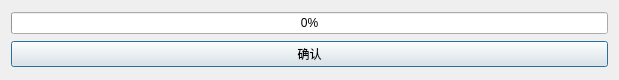
<?xml version="1.0" encoding="UTF-8"?>
<ui version="4.0">
 <class>filerecv</class>
 <widget class="QDialog" name="filerecv">
  <property name="geometry">
   <rect>
    <x>0</x>
    <y>0</y>
    <width>619</width>
    <height>80</height>
   </rect>
  </property>
  <property name="windowTitle">
   <string>文件分发</string>
  </property>
  <layout class="QGridLayout" name="gridLayout">
   <item row="0" column="0">
    <widget class="QProgressBar" name="progressBar">
     <property name="value">
      <number>0</number>
     </property>
    </widget>
   </item>
   <item row="1" column="0">
    <widget class="QPushButton" name="yess">
     <property name="text">
      <string>确认</string>
     </property>
    </widget>
   </item>
  </layout>
 </widget>
 <resources/>
 <connections/>
</ui>
